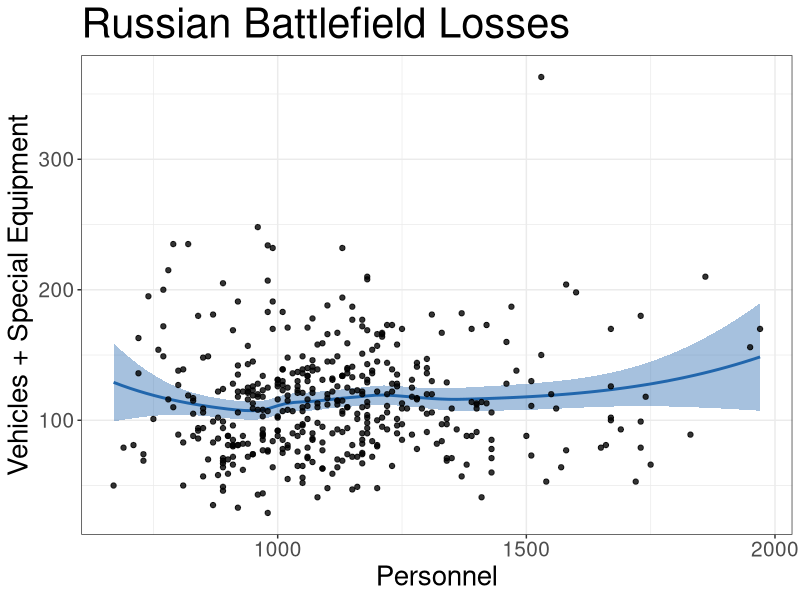
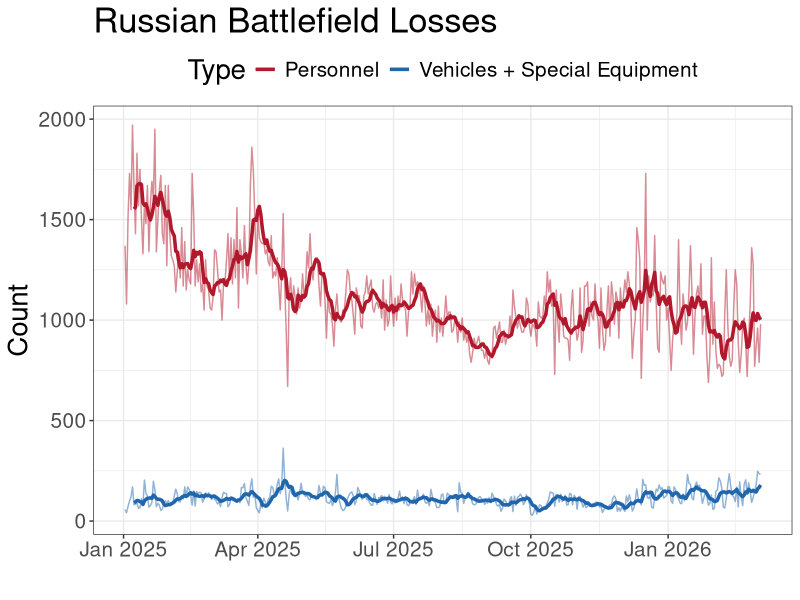

The R script that drew these images, in order:
## ---- chunk 1
knitr::opts_chunk$set(
  echo = TRUE,
  warning = FALSE,
  message = FALSE
)
## ---- chunk 2
# loading dependencies
library(tidyverse)
library(ggplot2)
library(slider)
library(lubridate)

# loading data (all acquired from Radnar Gudmundsson's dashboard)
casualties <- read.csv("data/Russian casualties.csv")
vehicles <- read.csv("data/Vehicles.csv")
special_equipment <- read.csv("data/Special equipment.csv")

# joining data and creating date column
dbd <- casualties %>% 
  left_join(vehicles, by = "Day") %>%
  left_join(special_equipment, by = c("Day" = "Date")) %>%
  mutate(Date = dmy(Day))

# tidying up data and summing vehicles and special equipment as "Vehicles_Special" column
dbd <- dbd %>% select(-c(Combat.engagements, Vehicles..7.day.average., Special.equipment..7.day.average., Day))
names(dbd) <- c("Casualties", "Vehicles", "Special", "Date")
dbd <- dbd %>% mutate (`Vehicles_Special` = Vehicles + `Special`)
## ---- chunk 3
# change date below to analyse data from a different start date
# the complete dataset contains some missing values
ANALYSIS_FROM_DATE <- "2025-01-01"

# filtering data to start on 1st Jan 2025
analysis_data <- dbd %>%
  filter(Date > as.Date(ANALYSIS_FROM_DATE))

# day the data were downloaded and which the data extends to
max(analysis_data$Date)
## ---- chunk 4
# scatter plot of raw data
analysis_data %>%
  ggplot(aes(Casualties, Vehicles_Special)) +
  geom_smooth(method = "loess", col = "#2166AC", fill = "#2166AC") +
  geom_point(alpha = 0.8) +
  theme_bw() +
  theme(axis.title = element_text(size = 20),
        axis.text = element_text(size = 15),
        title = element_text(size = 25)) +
  labs(title = "Russian Battlefield Losses",
       x = "Personnel",
       y = "Vehicles + Special Equipment")
## ---- chunk 5
# time series of personnel and vehicle + special equipment losses
analysis_data %>%
  tidyr::pivot_longer(
    cols = c(Casualties, Vehicles_Special),
    names_to = "Type",
    values_to = "Count"
  ) %>%
  arrange(Type, Date) %>%
  group_by(Type) %>%
  mutate(
    rolling_mean = slider::slide_dbl(Count, mean, .before = 6, .complete = TRUE)
  ) %>%
  ggplot(aes(Date, Count, col = Type)) +
  geom_line(alpha = 0.5) +
  geom_line(aes(y = rolling_mean), linewidth = 1.2) +
  scale_color_manual(
    name = "Type",
    values = c(
      "Casualties" = "#B2182B",
      "Vehicles_Special"   = "#2166AC"
    ),
    labels = c(
      "Casualties" = "Personnel",
      "Vehicles_Special"   = "Vehicles + Special Equipment"
    )
  ) +
  theme_bw() +
  theme(
    axis.title = element_text(size = 20),
    axis.text = element_text(size = 15),
    plot.title = element_text(size = 25),
    legend.title = element_text(size = 20),
    legend.text = element_text(size = 15),
    legend.position = "top"
  ) +
  labs(
    title = "Russian Battlefield Losses",
    y = "Count",
    x = ""
  )
## ---- chunk 6
# correlation (spearman's)
cor.test(analysis_data$Casualties,
    analysis_data$Vehicles_Special,
    method = "spearman")
## ---- chunk 7
# counts of above and below average losses for personnel and vehicles + special equipment
analysis_data %>%
  mutate(
    Cas_level = ifelse(Casualties > median(Casualties), "High", "Low"),
    Veh_level = ifelse(Vehicles_Special > median(Vehicles_Special), "High", "Low")
  ) %>%
  count(Cas_level, Veh_level)
## ---- chunk 8
# chi-squared test
analysis_data %>%
  mutate(
    Cas_level = Casualties > median(Casualties),
    Veh_level = Vehicles_Special > median(Vehicles_Special)
  ) %>%
  with(chisq.test(table(Cas_level, Veh_level)))
